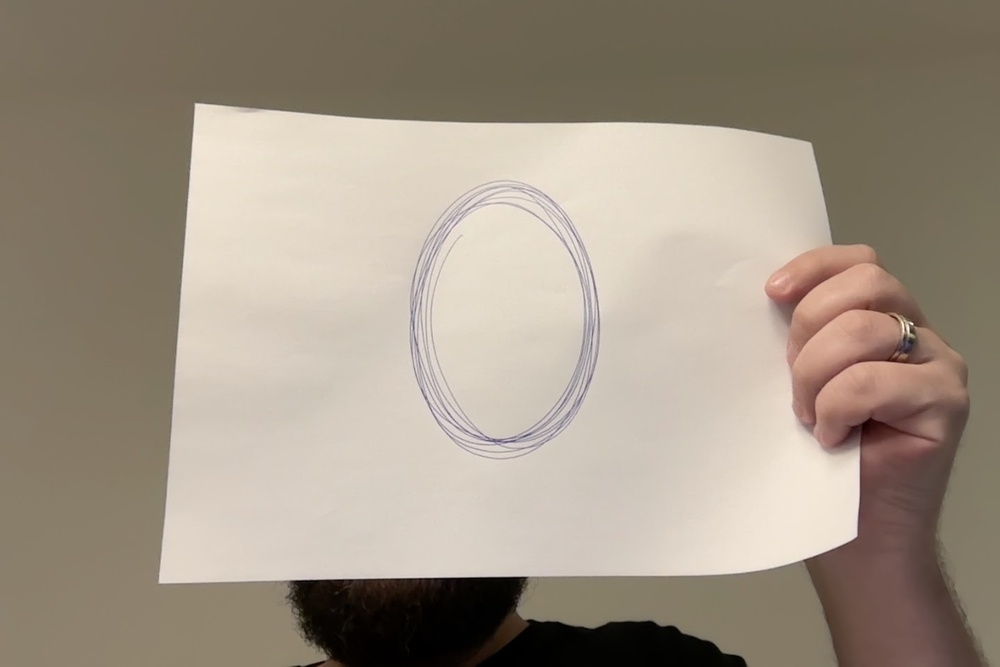
#> input picture images/reprovado.jpg, 1000 x 667 px, shrunk from 1437 x 958 before the run
$ python main.py
#> lines starting #> are read from the running program, lines starting #| are printed output that depends on the picture


import os
from PIL import Image
import requests
import numpy as np

DISTURBED_IMAGES_DIR = 'disturbed_images'
APPROVED_IMAGES_DIR = 'approved_images'

def disturb_image(image, epsilon, noise_type):
  image_array = np.array(image).astype(np.float32) / 255

  if noise_type == 'uniform':
    noise = np.random.uniform(-epsilon, epsilon, image_array.shape)
  elif noise_type == 'gaussian':
    noise = np.random.normal(0, epsilon, image_array.shape)
  else :
    raise ValueError("Invalid noise type")

  disturbed_array = np.clip(image_array + noise * 2, 0, 1)
  disturbed_array = (disturbed_array - 0.5) * 1.5 + 0.5
  disturbed_array = np.clip(disturbed_array, 0, 1)

  return Image.fromarray((disturbed_array * 255).astype(np.uint8))

def test_classifier(path):
  try:
    with open(path, 'rb') as image:
      files = {'file': image}

      headers = {
        'Accept': '*/*',
        'User-Agent': 'python-requests'
      }

      res = requests.post(
        'http://ec2-54-85-67-162.compute-1.amazonaws.com:8080/classify',
        headers=headers,
        files=files,
      )

      res.raise_for_status()
      return res.text
  except Exception as e:
      return "Error: " + str(e)

def save_image(image, directory, name):
  final_path = os.path.join(directory, name)
  image.save(final_path)

  return final_path

def main():
  if not os.path.exists(DISTURBED_IMAGES_DIR):
    os.makedirs(DISTURBED_IMAGES_DIR)

  if not os.path.exists(APPROVED_IMAGES_DIR):
    os.makedirs(APPROVED_IMAGES_DIR)

  original_image = Image.open("images/reprovado.jpg")
#> original_image is the input picture: PIL image 1000x667 RGB; mean R, G, B 160.5, 148.5, 133.4
  types = ['gaussian', 'uniform']

  for noise_type in types:
    for i in range(5):
      epsilon = (i + 1) * 0.1
      image_name = f"{noise_type}-{i}.jpg"

      disturbed_image = disturb_image(original_image, epsilon=epsilon  , noise_type=noise_type)
      final_path = save_image(disturbed_image, DISTURBED_IMAGES_DIR, image_name)
      result = test_classifier(final_path).lower()

      if "aprovado" in result:
        print(f"Aprroved Image ({image_name}): {noise_type} with epsilon={epsilon:.2f}")
        save_image(disturbed_image, APPROVED_IMAGES_DIR, image_name)
        break
#> this loop made 1 pass
#> pass 1, in disturb_image, `disturbed_array = np.clip(image_array + noise * 2, 0, 1)`:
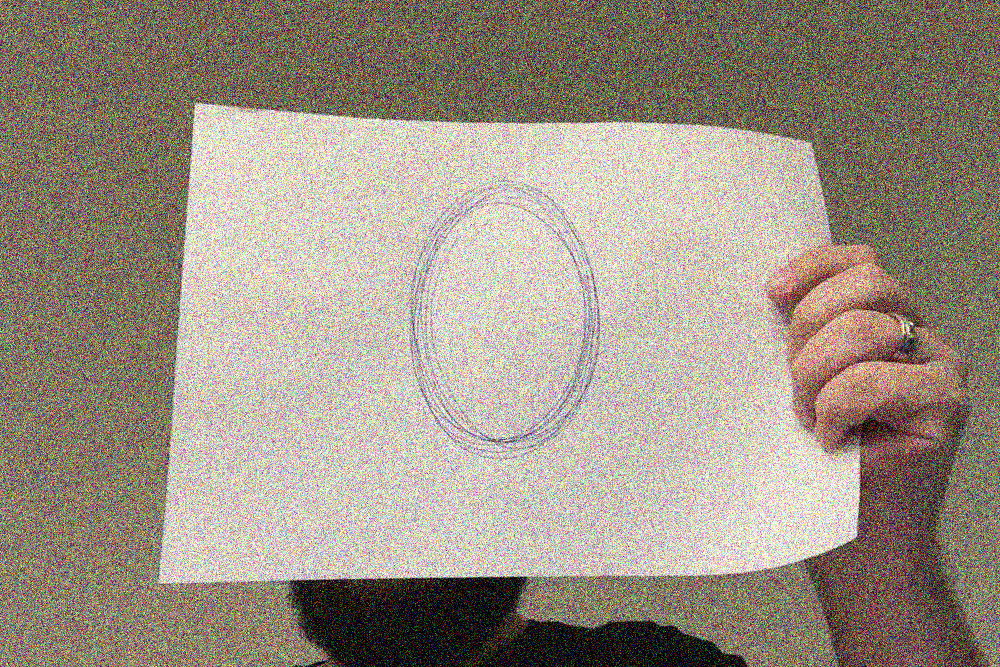
#> disturbed_array: shape (667, 1000, 3) float64; mean R, G, B 0.619, 0.577, 0.523
#> pass 1, in disturb_image, `disturbed_array = np.clip(disturbed_array, 0, 1)`:
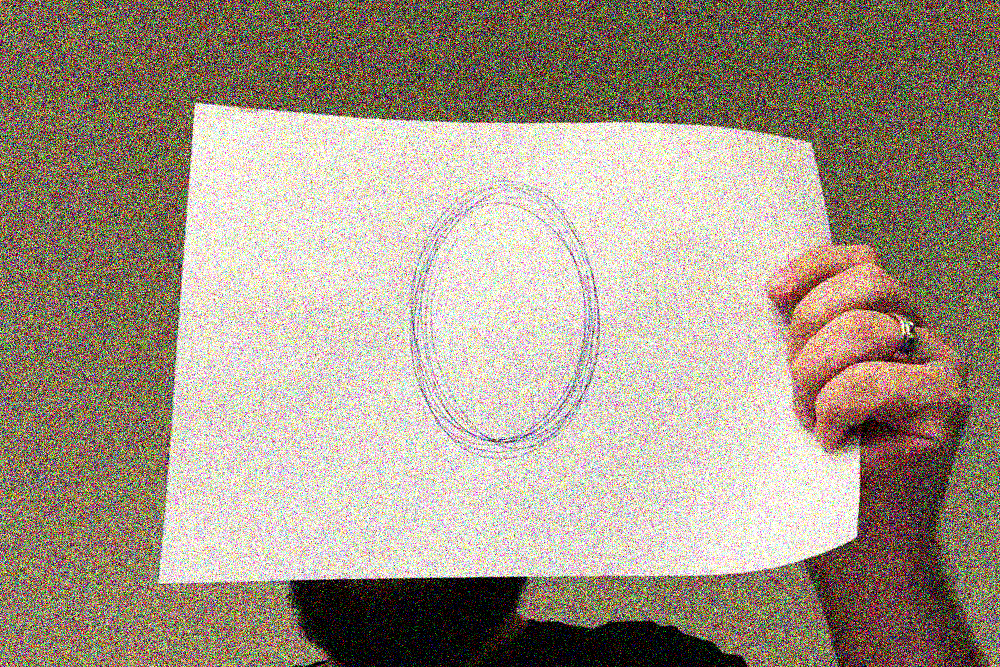
#> disturbed_array: shape (667, 1000, 3) float64; mean R, G, B 0.642, 0.593, 0.527

if __name__ == '__main__':
    main()
#> (the call stopped at in test_classifier, `res = requests.post( 'http://ec2-54-85-67-162.compute-1.amazonaws.com:..`: requests is not available in this run)
